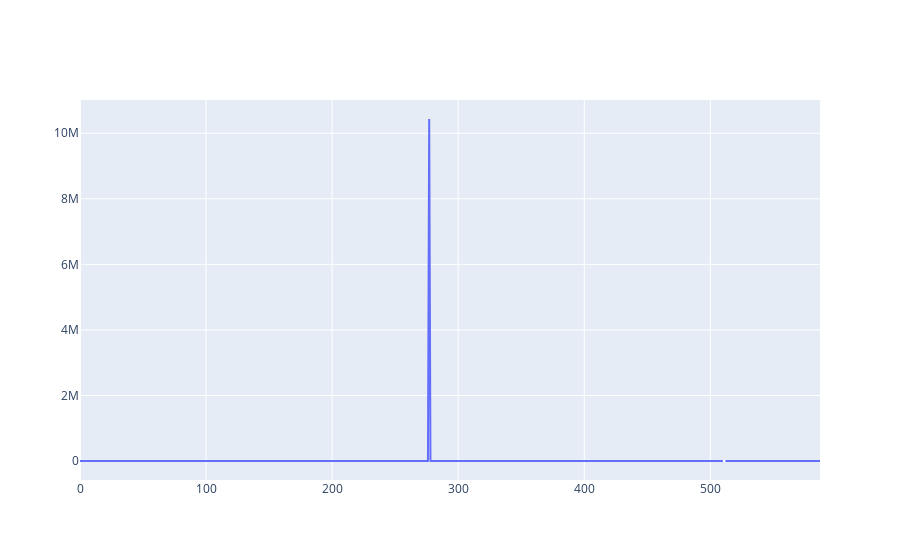

This figure's notebook cell:
### Code cell
mode_id=6
fig=go.Figure()
val=np.abs(((Ma@eigvec_f.T)*eigvals)[:,mode_id]/(Ka@eigvec_f.T)[:,mode_id]-1.0)
fig.add_trace(go.Scatter(x=np.arange(val.shape[0]),y=val))
#plt.plot(np.abs(((Ma@eigvec_f.T)*eigvals)[:,mode_id]/(Ka@eigvec_f.T)[:,mode_id]-1.0))
#plt.show()

### Figure 1 — Plotly figure (JSON) as saved in the notebook; plotly's stock layout.template omitted (floating-point values rounded to 4 significant figures; data arrays with more than 128 entries replaced by an {"elided": "..."} marker saying what was removed)
{"data": [{"type": "scatter", "x": {"elided": "588 int values"}, "y": {"elided": "588 float values"}}], "layout": {}}
